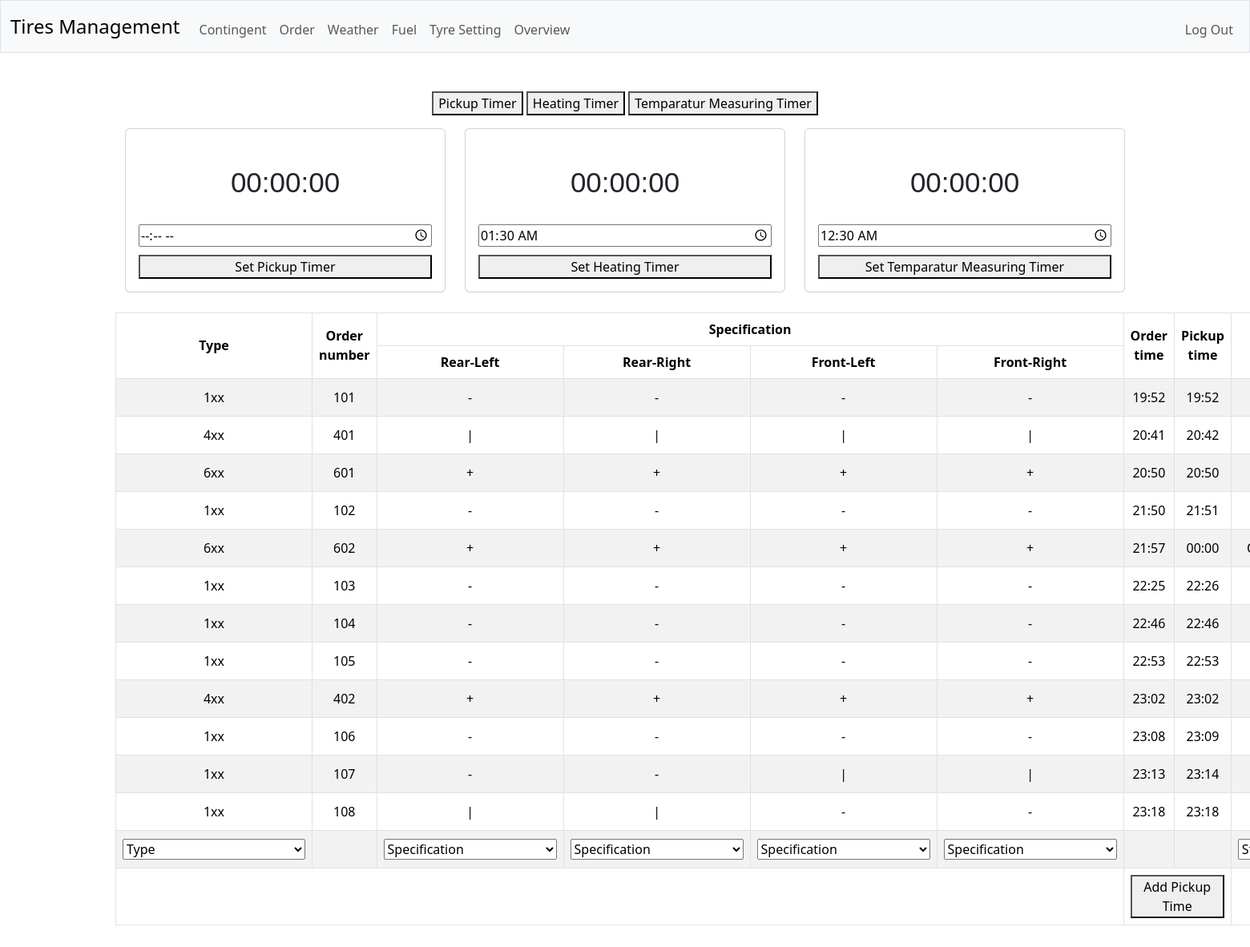
Screenshot of /order (signed in) with the database file from the repository.
### tables this page shows
CREATE TABLE orders (
    id INTEGER PRIMARY KEY AUTOINCREMENT NOT NULL,
    description TEXT NOT NULL,
    order_number INTEGER NOT NULL UNIQUE,
    rear_left TEXT NOT NULL,
    rear_right TEXT NOT NULL,
    front_left TEXT NOT NULL,
    front_right TEXT NOT NULL,
    order_time DATETIME NOT NULL,
    pickup_time DATETIME DEFAULT '0000-00-00 00:00:00', status TEXT NOT NULL,
    FOREIGN KEY (description) REFERENCES contingents(description)
);

### app.py (the view, shortened to what this page needs)
@app.route("/order", methods=["GET", "POST"])
@login_required
def order():
    orders = db.execute("SELECT * FROM orders")
    return render_template("order.html", orders=orders)

### app.py (called while the page is built)
@app.after_request
def after_request(response):
    response.headers["Cache-Control"] = "no-cache, no-store, must-revalidate"
    response.headers["Expires"] = 0
    response.headers["Pragma"] = "no-cache"
    return response

### helpers.py (called while the page is built)
def login_required(f):
    @wraps(f)
    def decorated_function(*args, **kwargs):
        if session.get("user_id") is None:
            return redirect("/login")
        return f(*args, **kwargs)
    return decorated_function

### templates/order.html (shortened to what this page needs)
{% extends "layout.html" %}
{% block main %}
    <div class="container-fluid">
        <table class="table table-striped table-bordered">
            <thead>
                <tr>
                    <th rowspan="2">Type</th>
                    <th rowspan="2">Order number</th>
                    <th colspan="4">Specification</th>
                    <th rowspan="2">Order time</th>
                    <th rowspan="2">Pickup time</th>
                    <th rowspan="2">Status</th>
                </tr>
                <tr>
                    <th>Rear-Left</th>
                    <th>Rear-Right</th>
                    <th>Front-Left</th>
                    <th>Front-Right</th>
                </tr>
            </thead>
            <tbody>
                {% for order in orders %}
                    <tr>
                        <td>{{ order.description }}</td>
                        <td>{{ order.order_number }}</td>
                        <td>{{ order.rear_left }}</td>
                        <td>{{ order.rear_right }}</td>
                        <td>{{ order.front_left }}</td>
                        <td>{{ order.front_right }}</td>
                        <td>{{ (order.order_time.split())[1][:5] }}</td>
                        <td>{{ (order.pickup_time.split())[1][:5] }}</td>
                        <td>{{ order.status}}</td>
                    </tr>
                {% endfor %}
                <tr>
                    <form name="order" action="/order" method="post">
                        <td>
                            <select required name="type_desc">
                                <option selected disabled value="type">Type</option>
                            </select>
                        </td>
                        <td></td>
                        <td>
                            <select required name="rear-left">
                                <option selected disabled value="specification">Specification</option>
                            </select>
                        </td>
                        <td>
                            <select required name="rear-right">
                                <option selected disabled value="specification">Specification</option>
                            </select>
                        </td>
                        <td>
                            <select required name="front-left">
                                <option selected disabled value="specification">Specification</option>
                            </select>
                        </td>
                        <td>
                            <select required name="front-right">
                                <option selected disabled value="specification">Specification</option>
                            </select>
                        </td>
                        <td></td>
                        <td></td>
                        <td>
                            <select required name="status">
                                <option selected disabled value="Status">Status</option>
                            </select>
                        </td>
                    </form>
                </tr>
                <tr>
                    <td colspan="6"></td>
                    <td colspan="2">
                        <form class="update" action="/order" method="post">
                            <button name="update-time" type="submit">Add Pickup Time</button>
                        </form>
                    </td>
                    <td>
                        <form class="update-status" action="/order" method="post">
                        </form>
                    </td>
                </tr>
            </tbody>
        </table>
    </div>
{% endblock %}

### static/styles.css (style rules this page uses)
table.table td, table.table th { vertical-align: middle; }

### rows the page displays
orders: description "1xx", order_number "101", rear_left "-", rear_right "-", front_left "-", front_right "-", order_time "19:52", pickup_time "19:52"
orders: description "4xx", order_number "401", rear_left "|", rear_right "|", front_left "|", front_right "|", order_time "20:41", pickup_time "20:42"
orders: description "6xx", order_number "601", rear_left "+", rear_right "+", front_left "+", front_right "+", order_time "20:50", pickup_time "20:50"
orders: description "1xx", order_number "102", rear_left "-", rear_right "-", front_left "-", front_right "-", order_time "21:50", pickup_time "21:51"
orders: description "6xx", order_number "602", rear_left "+", rear_right "+", front_left "+", front_right "+", order_time "21:57", pickup_time "00:00"
orders: description "1xx", order_number "103", rear_left "-", rear_right "-", front_left "-", front_right "-", order_time "22:25", pickup_time "22:26"
orders: description "1xx", order_number "104", rear_left "-", rear_right "-", front_left "-", front_right "-", order_time "22:46", pickup_time "22:46"
orders: description "1xx", order_number "105", rear_left "-", rear_right "-", front_left "-", front_right "-", order_time "22:53", pickup_time "22:53"
orders: description "4xx", order_number "402", rear_left "+", rear_right "+", front_left "+", front_right "+", order_time "23:02", pickup_time "23:02"
orders: description "1xx", order_number "106", rear_left "-", rear_right "-", front_left "-", front_right "-", order_time "23:08", pickup_time "23:09"
orders: description "1xx", order_number "107", rear_left "-", rear_right "-", front_left "|", front_right "|", order_time "23:13", pickup_time "23:14"
orders: description "1xx", order_number "108", rear_left "|", rear_right "|", front_left "-", front_right "-", order_time "23:18", pickup_time "23:18"
